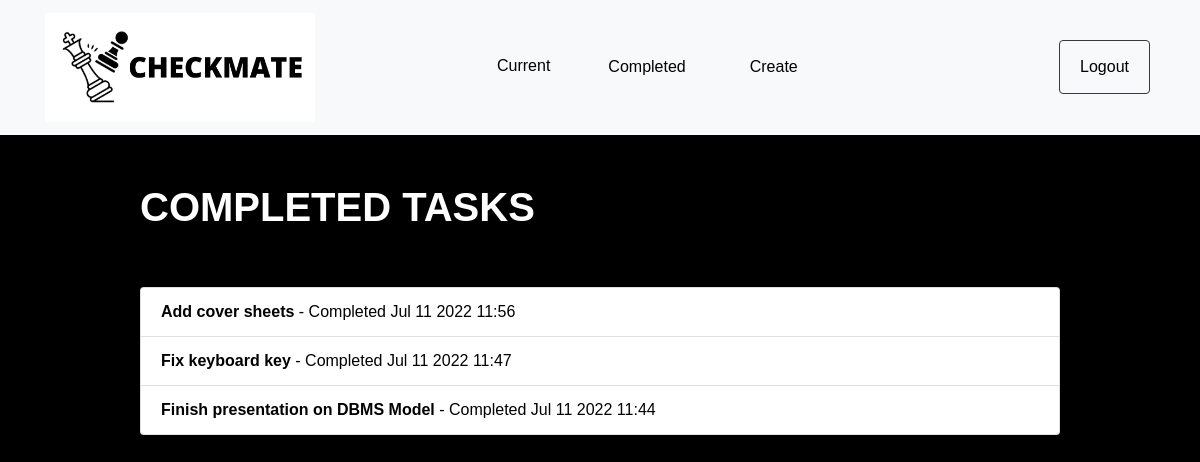
The app's page /completed/ (signed in) with its own data.
### todo/models.py (models this page shows, shortened)
class Todo(models.Model):
    title = models.CharField(max_length=200)
    memo = models.TextField(blank=True)
    created = models.DateTimeField(auto_now_add=True)
    datecompleted  = models.DateTimeField(null=True, blank=True)
    important = models.BooleanField(default=False)
    user = models.ForeignKey(User, on_delete=models.CASCADE)

### todo/views.py (the view)
# urls.py: path('completed/', views.completedtodos, name='completedtodos'),
@login_required
def completedtodos(request):
    todos = Todo.objects.filter(user=request.user, datecompleted__isnull=False).order_by('-datecompleted')
    return render(request, 'todo/completedtodos.html', {'todos':todos})

### todo/templates/todo/completedtodos.html
{% extends "todo/base.html" %}
{% block content %}
    <div class="row justify-content-center mt-5">
        <div class="col-md-10">
            <h1 class="heading">COMPLETED TASKS</h1>
        </div>
    </div>
    <div class="row justify-content-center mt-5">
        <div class="col-md-10">
            <div class="list-group">
                {% for todo in todos %}
                    <a href="{% url 'viewtodo' todo.id %}" class="list-group-item list-group-item-action{% if todo.important %} list-group-item-danger{% endif %}"><b>{{ todo.title }}</b> - Completed {{ todo.datecompleted|date:'M j Y H:i' }}</a>
                {% endfor %}
            </div>
        </div>
    </div>
{% endblock %}

### todo/static/todo/style.css (style rules this page uses)
body { font-family: Arial, Helvetica, sans-serif; background-color: black; color: white; font-weight: 700; }
.heading { text-transform: uppercase; font-weight: 700; }
.list-group-item { font-weight: 400; color: black; }

### records on screen
Todo: title "Add cover sheets", datecompleted "Jul 11 2022 11:56"
Todo: title "Fix keyboard key", datecompleted "Jul 11 2022 11:47"
Todo: title "Finish presentation on DBMS Model", datecompleted "Jul 11 2022 11:44"
